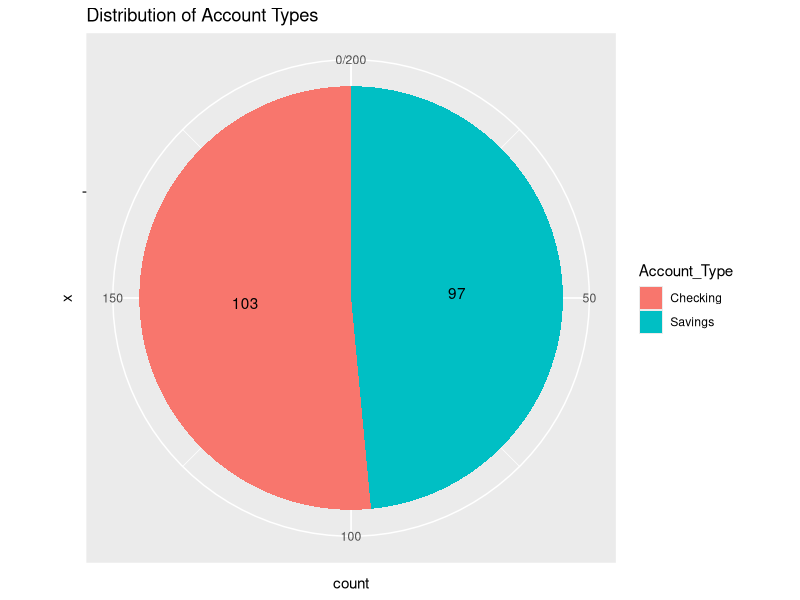
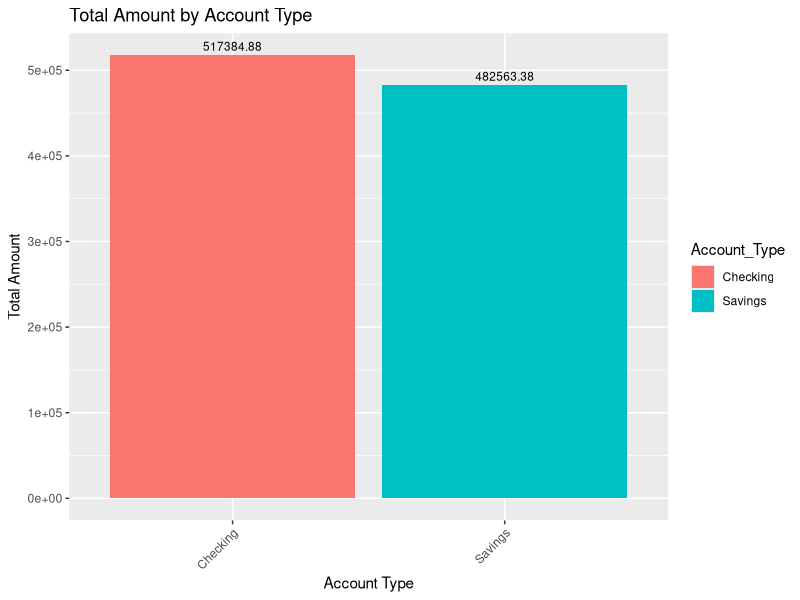
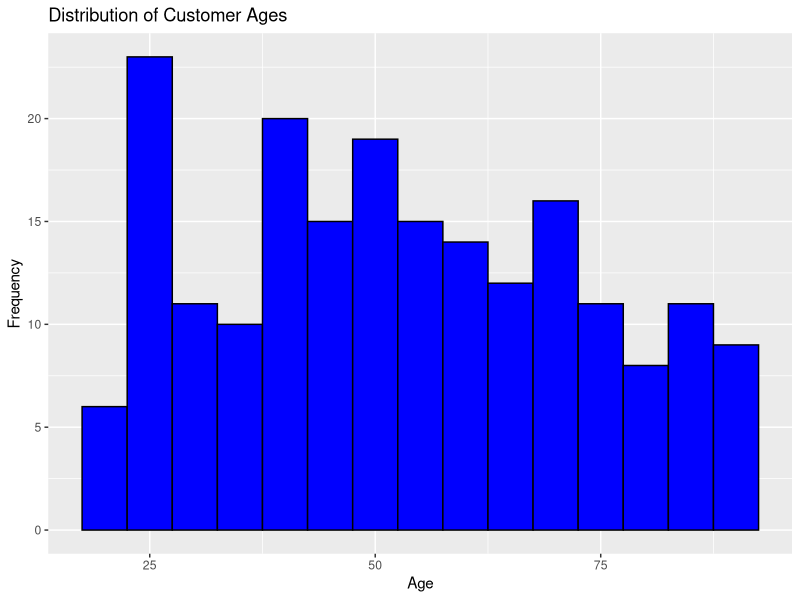

Source code (R) for these figures, in order:
# Exploring Banking Transaction Data

# Loading the necessary libraries
library(dplyr)
library(ggplot2)

# Data Creation
set.seed(123)
customer_id <- 1:200
age <- sample(18:90, 200, replace = TRUE)
gender <- sample(c("Male", "Female"), 200, replace = TRUE)
account_type <- sample(c("Savings", "Checking"), 200, replace = TRUE)
transaction_type <- sample(c("Deposit", "Withdrawal"), 200, replace = TRUE)
amount <- round(runif(200, min = 100, max = 10000), 2)
balance <- cumsum(ifelse(transaction_type == "Deposit", amount, -amount))

# Additional variables
income <- round(runif(200, min = 20000, max = 150000), 2)
credit_score <- sample(300:850, 200, replace = TRUE)
loan_status <- sample(c("Approved", "Pending", "Rejected"), 200, replace = TRUE)

# Create Data Frame
bank_data <- data.frame(Customer_ID = customer_id,
                        Age = age,
                        Gender = gender,
                        Account_Type = account_type,
                        Transaction_Type = transaction_type,
                        Amount = amount,
                        Balance = balance,
                        Income = income,
                        Credit_Score = credit_score,
                        Loan_Status = loan_status)

# Analysis using dplyr

# Select including subsetting
selected_data <- bank_data %>%
  select(Customer_ID, Age, Account_Type, Loan_Status)

# Arrange 
arranged_data <- bank_data %>% 
  arrange(Age)

# Filter
filtered_data <- bank_data %>%
  filter(Transaction_Type == "Withdrawal")

# Pipe
piped_data <- bank_data %>%
  filter(Account_Type == "Savings") %>%
  arrange(desc(Amount)) %>%
  select(Customer_ID, Amount)

# Mutate 
mutated_data <- bank_data %>%
  mutate(Transaction_Category = ifelse(Amount > 5000, "Large", "Small"))

# Rank
ranked_data <- bank_data %>%
  mutate(Rank = rank(Amount))

# Calculate total amount for each account type

total_amount <- bank_data %>%
  group_by(Account_Type) %>%
  summarise(Total_Amount = sum(Amount))

# Visualization using ggplot2

# Pie Chart
pie_chart <- ggplot(bank_data, aes(x = "", fill = Account_Type)) +
  geom_bar(width = 1) +
  coord_polar("y", start = 0) +
  labs(title = "Distribution of Account Types") +
  geom_text(aes(label = stat(count)), stat = "count", position = position_stack(vjust = 0.5))

# Bar Chart
bar_chart <- ggplot(bank_data, aes(x = Account_Type, y = Amount, fill = Account_Type)) +
  geom_bar(stat = "identity") +
  geom_text(data = total_amount, aes(label = Total_Amount, y = Total_Amount), vjust = -0.5, color = "black", size = 3, show.legend = FALSE) +  # Add labels on top of bars
  labs(title = "Total Amount by Account Type", x = "Account Type", y = "Total Amount") +
  theme(axis.text.x = element_text(angle = 45, hjust = 1))

# Histogram
histogram <- ggplot(bank_data, aes(x = Age)) +
  geom_histogram(binwidth = 5, fill = "blue", color = "black") + 
  labs(title = "Distribution of Customer Ages", x = "Age", y = "Frequency")

print(pie_chart)
print(bar_chart)
print(histogram)
